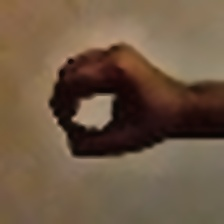
#> input picture dataset_depurado_sin_duplicados_exactos/Clases_200/0/109.jpg, 224 x 224 px
$ python -i procesamiento_imagenes.py   (imports and definitions only)
#> lines starting #> are read from the running program, lines starting #| are printed output that depends on the picture
"""
procesamiento_imagenes.py

Uso:
    - Ejecutar desde un notebook o como script:
        python procesamiento_imagenes.py

Descripción:
    Aplica mejoras de imagen + generación de aumentaciones por imagen
    y guarda todo en una carpeta de salida manteniendo la estructura por clase.
"""

import os
from pathlib import Path
import cv2
import numpy as np
from tqdm import tqdm
import albumentations as A

# -------------------------
# CONFIGURACIÓN (modificar)
# -------------------------
INPUT_DIR = r"E:\Mis Documentos\Christian\Tesis\tesis_gestos\data\Clases_200"
OUTPUT_DIR = r"E:\Mis Documentos\Christian\Tesis\tesis_gestos\data\Clases_200_proc"  # carpeta nueva
RESIZE = (224, 224)
augment_factor = 2        # cuántas imágenes aumentadas crear por imagen original (0 = solo procesado)
apply_deterministic_enhance = True  # aplicar CLAHE / unsharp / denoise antes de aumentaciones

# Clase -> multiplicador extra (opcional). Ej: {"A": 3} -> generar 3 veces más para clase A.
class_extra_multiplier = {
    # "A": 2,
    # "B": 1
}

# Albumentations pipeline para aumentaciones aleatorias
# [20 lines that did not run here, left out]

# -------------------------
# FUNCIONES DE ENHANCEMENT
# -------------------------
def apply_clahe_rgb(img_rgb):
    # img_rgb: numpy HWC uint8 RGB
    lab = cv2.cvtColor(img_rgb, cv2.COLOR_RGB2LAB)
    l, a, b = cv2.split(lab)
    clahe = cv2.createCLAHE(clipLimit=2.0, tileGridSize=(8,8))
    l2 = clahe.apply(l)
    lab2 = cv2.merge((l2, a, b))
    img2 = cv2.cvtColor(lab2, cv2.COLOR_LAB2RGB)
    return img2

def unsharp_mask(img_rgb, kernel_size=(5,5), sigma=1.0, amount=1.0, threshold=0):
    # Unsharp mask: sharpen by subtracting blurred image
    blurred = cv2.GaussianBlur(img_rgb, kernel_size, sigma)
    sharpened = cv2.addWeighted(img_rgb, 1 + amount, blurred, -amount, 0)
    return sharpened

def denoise_image(img_rgb):
    # Fast Non-local Means denoising (works on RGB)
    return cv2.fastNlMeansDenoisingColored(img_rgb, None, h=10, hColor=10, templateWindowSize=7, searchWindowSize=21)

def adjust_gamma(img, gamma=1.0):
    invGamma = 1.0 / gamma
    table = np.array([((i / 255.0) ** invGamma) * 255
                      for i in np.arange(0, 256)]).astype("uint8")
    return cv2.LUT(img, table)

def enhance_pipeline(img_rgb):
    # Aplicar varios pasos de mejora (ajustá parámetros si querés)
    img = img_rgb.copy()
    img = apply_clahe_rgb(img)
    img = denoise_image(img)
    img = unsharp_mask(img, kernel_size=(5,5), sigma=1.0, amount=0.8)
    # Aplicar gamma levemente (aumenta o reduce)
    img = adjust_gamma(img, gamma=1.05)
    return img

# -------------------------
# UTILS
# -------------------------
def ensure_dir(path):
    if not os.path.exists(path):
        os.makedirs(path, exist_ok=True)

def save_jpeg(path, img_bgr, quality=95):
    # img_bgr: OpenCV BGR uint8. Guarda con buena calidad.
    cv2.imwrite(path, img_bgr, [int(cv2.IMWRITE_JPEG_QUALITY), quality])

# -------------------------
# PROCESADO PRINCIPAL
# -------------------------
# [56 lines left out: function process_dataset, not called in this run]

# -------------------------
# RUN
# -------------------------
# [2 lines not run here, left out]

>>> import cv2
>>> picture = cv2.cvtColor(cv2.imread('../dataset_depurado_sin_duplicados_exactos/Clases_200/0/109.jpg'), cv2.COLOR_BGR2RGB)
>>> result = enhance_pipeline(picture)
#> in apply_clahe_rgb, `lab = cv2.cvtColor(img_rgb, cv2.COLOR_RGB2LAB)`: lab: shape (224, 224, 3); mean of channels 0, 1, 2 99.1, 133.6, 143
#> in apply_clahe_rgb, `l, a, b = cv2.split(lab)`:
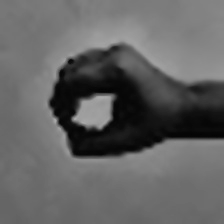
#> l: shape (224, 224); min 3, max 173, mean 99.1
#> in apply_clahe_rgb, `l, a, b = cv2.split(lab)`:
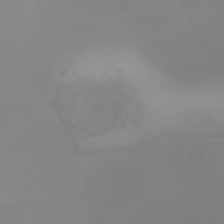
#> a: shape (224, 224); min 126, max 151, mean 133.6
#> in apply_clahe_rgb, `l2 = clahe.apply(l)`:
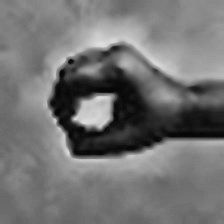
#> l2: shape (224, 224); min 4, max 224, mean 114.9
#> in apply_clahe_rgb, `lab2 = cv2.merge((l2, a, b))`: lab2: shape (224, 224, 3); mean of channels 0, 1, 2 114.9, 133.6, 143
#> in apply_clahe_rgb, `img2 = cv2.cvtColor(lab2, cv2.COLOR_LAB2RGB)`:
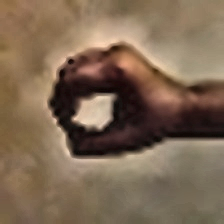
#> img2: shape (224, 224, 3); mean R, G, B 126.2, 104.3, 83.1
#> in denoise_image, `return cv2.fastNlMeansDenoisingColored(img_rgb, None, h=10, hColor=10,..`:
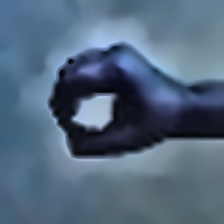
#> returned value: shape (224, 224, 3); mean of channels 0, 1, 2 125.7, 103.7, 82.5; drawn as B, G, R

$ run again, on dataset_depurado_sin_duplicados_exactos/Clases_200/1/2.jpg
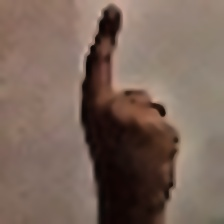
#> input picture dataset_depurado_sin_duplicados_exactos/Clases_200/1/2.jpg, 224 x 224 px
#> lab: shape (224, 224, 3); mean of channels 0, 1, 2 111.1, 134.3, 137.1
#> in apply_clahe_rgb, `l2 = clahe.apply(l)`:
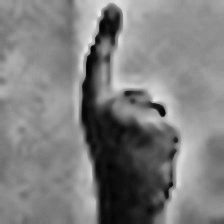
#> l2: shape (224, 224); min 2, max 233, mean 125.6
#> lab2: shape (224, 224, 3); mean of channels 0, 1, 2 125.6, 134.3, 137.1
#> in denoise_image, `return cv2.fastNlMeansDenoisingColored(img_rgb, None, h=10, hColor=10,..`:
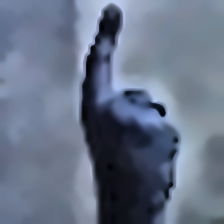
#> returned value: shape (224, 224, 3); mean of channels 0, 1, 2 135.1, 114.3, 103.2; drawn as B, G, R

$ run again, on dataset_depurado_sin_duplicados_exactos/Clases_200/2/1001.jpg
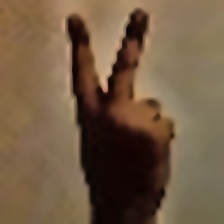
#> input picture dataset_depurado_sin_duplicados_exactos/Clases_200/2/1001.jpg, 224 x 224 px
#> lab: shape (224, 224, 3); mean of channels 0, 1, 2 101.4, 133.6, 144.6
#> in apply_clahe_rgb, `l2 = clahe.apply(l)`:
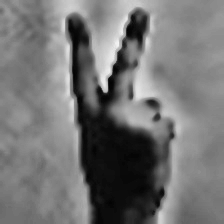
#> l2: shape (224, 224); min 2, max 244, mean 115.6
#> lab2: shape (224, 224, 3); mean of channels 0, 1, 2 115.6, 133.6, 144.6
#> in denoise_image, `return cv2.fastNlMeansDenoisingColored(img_rgb, None, h=10, hColor=10,..`:
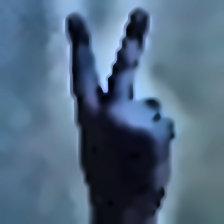
#> returned value: shape (224, 224, 3); mean of channels 0, 1, 2 127.9, 104.7, 80.8; drawn as B, G, R
